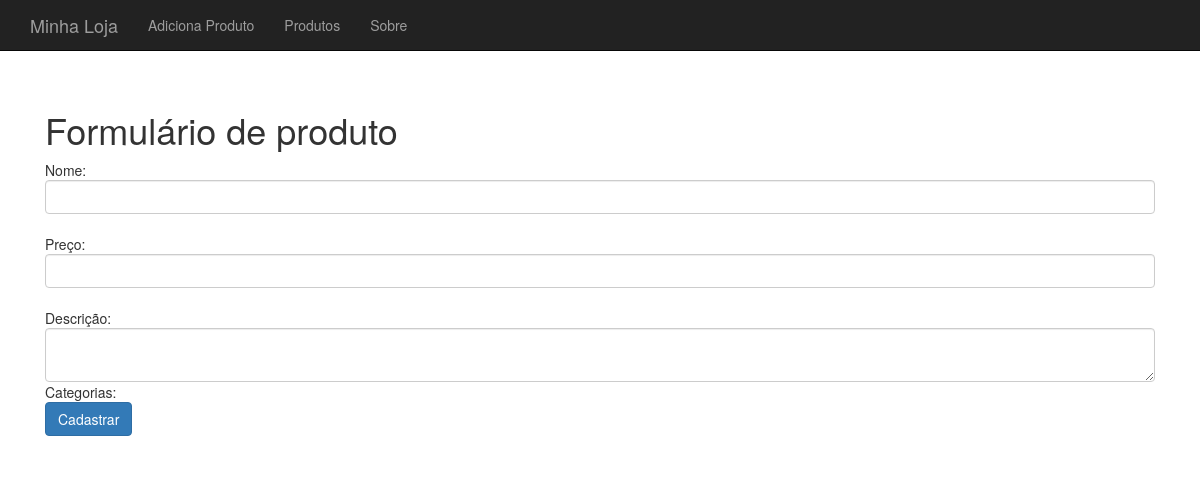
The app's page /produto-formulario.php, older data.
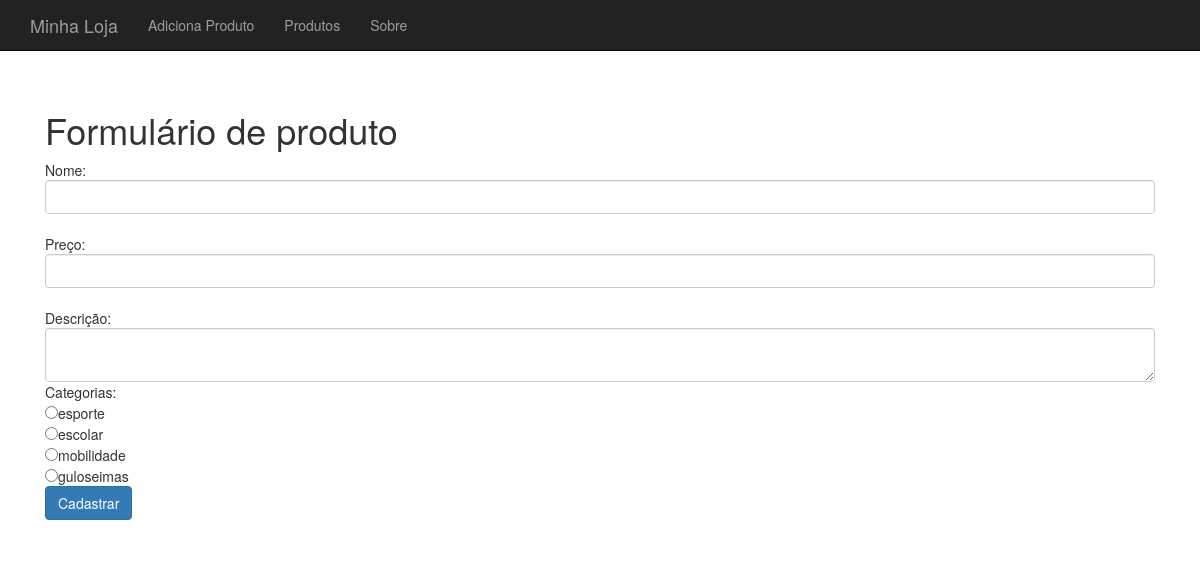
The same page, newer data.
### tables this page shows
CREATE TABLE `categorias` (
  `id` int(11) NOT NULL AUTO_INCREMENT,
  `nome` varchar(255) DEFAULT NULL,
  PRIMARY KEY (`id`)
);

### banco-categoria.php (called while the page is built)
<?php
function listaCategorias($conexao){
	$categorias = array();
	$query = "SELECT * FROM categorias";
	$resultado = mysqli_query($conexao, $query);
	while ($categoria = mysqli_fetch_assoc($resultado)) {
		array_push($categorias, $categoria);
	}
	return $categorias;
}

### produto-formulario.php (the view)
<?php
require "header.php";
require "conecta.php";
require "banco-categoria.php";
$categorias = listaCategorias($conexao);
?>
<h1>Formulário de produto</h1>
<form action="adiciona-produto.php" method="post">
	Nome:
	<input class="form-control" type="text" name="nome"><br/>
	Preço:
	<input class="form-control" type="number" name="preco"><br/>
	Descrição:
	<textarea class="form-control" name="descricao"></textarea>
	Categorias:<br/>
	<?php foreach($categorias as $categoria):?>
		<input type="radio" name="categoria_id" value="<?php echo $categoria['id'];?>"><?php echo $categoria['nome'];?><br/>
	<?php endforeach; ?>
	<input class="btn btn-primary" type="submit" value="Cadastrar">
</form>
<?php require "footer.php" ?>

Row changes from the older to the newer data that the page shows:
added categorias: nome "esporte"
added categorias: nome "escolar"
added categorias: nome "mobilidade"
added categorias: nome "guloseimas"
